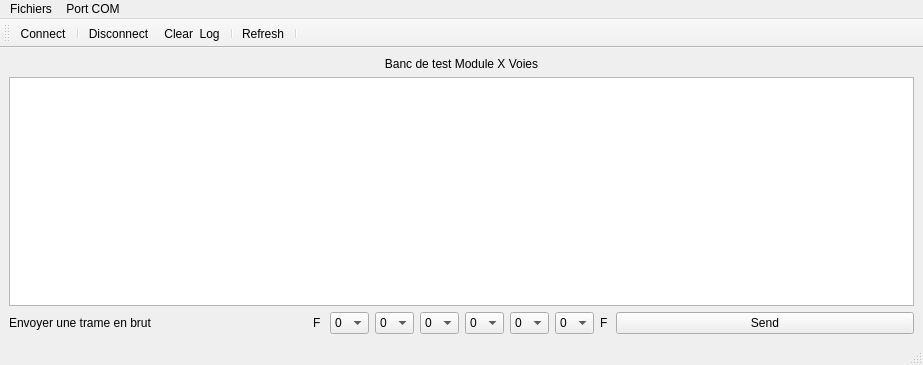
<?xml version="1.0" encoding="UTF-8"?>
<ui version="4.0">
 <class>MainWindow</class>
 <widget class="QMainWindow" name="MainWindow">
  <property name="geometry">
   <rect>
    <x>0</x>
    <y>0</y>
    <width>923</width>
    <height>365</height>
   </rect>
  </property>
  <property name="windowTitle">
   <string>MainWindow</string>
  </property>
  <widget class="QWidget" name="centralwidget">
   <layout class="QVBoxLayout" name="verticalLayout">
    <item>
     <widget class="QLabel" name="label">
      <property name="text">
       <string>Banc de test Module X Voies</string>
      </property>
      <property name="alignment">
       <set>Qt::AlignCenter</set>
      </property>
     </widget>
    </item>
    <item>
     <widget class="QTextEdit" name="textEdit"/>
    </item>
    <item>
     <layout class="QHBoxLayout" name="horizontalLayout_2">
      <item>
       <widget class="QLabel" name="label_2">
        <property name="text">
         <string>Envoyer une trame en brut</string>
        </property>
       </widget>
      </item>
      <item>
       <layout class="QHBoxLayout" name="horizontalLayout">
        <item>
         <widget class="QLabel" name="label_4">
          <property name="text">
           <string>F</string>
          </property>
         </widget>
        </item>
        <item>
         <widget class="QComboBox" name="comboBox_trame_1">
          <item>
           <property name="text">
            <string>0</string>
           </property>
          </item>
          <item>
           <property name="text">
            <string>1</string>
           </property>
          </item>
          <item>
           <property name="text">
            <string>2</string>
           </property>
          </item>
          <item>
           <property name="text">
            <string>3</string>
           </property>
          </item>
          <item>
           <property name="text">
            <string>4</string>
           </property>
          </item>
          <item>
           <property name="text">
            <string>5</string>
           </property>
          </item>
          <item>
           <property name="text">
            <string>6</string>
           </property>
          </item>
          <item>
           <property name="text">
            <string>7</string>
           </property>
          </item>
          <item>
           <property name="text">
            <string>8</string>
           </property>
          </item>
          <item>
           <property name="text">
            <string>9</string>
           </property>
          </item>
          <item>
           <property name="text">
            <string>A</string>
           </property>
          </item>
          <item>
           <property name="text">
            <string>B</string>
           </property>
          </item>
          <item>
           <property name="text">
            <string>C</string>
           </property>
          </item>
          <item>
           <property name="text">
            <string>D</string>
           </property>
          </item>
          <item>
           <property name="text">
            <string>E</string>
           </property>
          </item>
          <item>
           <property name="text">
            <string>F</string>
           </property>
          </item>
         </widget>
        </item>
        <item>
         <widget class="QComboBox" name="comboBox_trame_2">
          <item>
           <property name="text">
            <string>0</string>
           </property>
          </item>
          <item>
           <property name="text">
            <string>1</string>
           </property>
          </item>
          <item>
           <property name="text">
            <string>2</string>
           </property>
          </item>
          <item>
           <property name="text">
            <string>3</string>
           </property>
          </item>
          <item>
           <property name="text">
            <string>4</string>
           </property>
          </item>
          <item>
           <property name="text">
            <string>5</string>
           </property>
          </item>
          <item>
           <property name="text">
            <string>6</string>
           </property>
          </item>
          <item>
           <property name="text">
            <string>7</string>
           </property>
          </item>
          <item>
           <property name="text">
            <string>8</string>
           </property>
          </item>
          <item>
           <property name="text">
            <string>9</string>
           </property>
          </item>
          <item>
           <property name="text">
            <string>A</string>
           </property>
          </item>
          <item>
           <property name="text">
            <string>B</string>
           </property>
          </item>
          <item>
           <property name="text">
            <string>C</string>
           </property>
          </item>
          <item>
           <property name="text">
            <string>D</string>
           </property>
          </item>
          <item>
           <property name="text">
            <string>E</string>
           </property>
          </item>
          <item>
           <property name="text">
            <string>F</string>
           </property>
          </item>
         </widget>
        </item>
        <item>
         <widget class="QComboBox" name="comboBox_trame_3">
          <item>
           <property name="text">
            <string>0</string>
           </property>
          </item>
          <item>
           <property name="text">
            <string>1</string>
           </property>
          </item>
          <item>
           <property name="text">
            <string>2</string>
           </property>
          </item>
          <item>
           <property name="text">
            <string>3</string>
           </property>
          </item>
          <item>
           <property name="text">
            <string>4</string>
           </property>
          </item>
          <item>
           <property name="text">
            <string>5</string>
           </property>
          </item>
          <item>
           <property name="text">
            <string>6</string>
           </property>
          </item>
          <item>
           <property name="text">
            <string>7</string>
           </property>
          </item>
          <item>
           <property name="text">
            <string>8</string>
           </property>
          </item>
          <item>
           <property name="text">
            <string>9</string>
           </property>
          </item>
          <item>
           <property name="text">
            <string>A</string>
           </property>
          </item>
          <item>
           <property name="text">
            <string>B</string>
           </property>
          </item>
          <item>
           <property name="text">
            <string>C</string>
           </property>
          </item>
          <item>
           <property name="text">
            <string>D</string>
           </property>
          </item>
          <item>
           <property name="text">
            <string>E</string>
           </property>
          </item>
          <item>
           <property name="text">
            <string>F</string>
           </property>
          </item>
         </widget>
        </item>
        <item>
         <widget class="QComboBox" name="comboBox_trame_4">
          <item>
           <property name="text">
            <string>0</string>
           </property>
          </item>
          <item>
           <property name="text">
            <string>1</string>
           </property>
          </item>
          <item>
           <property name="text">
            <string>2</string>
           </property>
          </item>
          <item>
           <property name="text">
            <string>3</string>
           </property>
          </item>
          <item>
           <property name="text">
            <string>4</string>
           </property>
          </item>
          <item>
           <property name="text">
            <string>5</string>
           </property>
          </item>
          <item>
           <property name="text">
            <string>6</string>
           </property>
          </item>
          <item>
           <property name="text">
            <string>7</string>
           </property>
          </item>
          <item>
           <property name="text">
            <string>8</string>
           </property>
          </item>
          <item>
           <property name="text">
            <string>9</string>
           </property>
          </item>
          <item>
           <property name="text">
            <string>A</string>
           </property>
          </item>
          <item>
           <property name="text">
            <string>B</string>
           </property>
          </item>
          <item>
           <property name="text">
            <string>C</string>
           </property>
          </item>
          <item>
           <property name="text">
            <string>D</string>
           </property>
          </item>
          <item>
           <property name="text">
            <string>E</string>
           </property>
          </item>
          <item>
           <property name="text">
            <string>F</string>
           </property>
          </item>
         </widget>
        </item>
        <item>
         <widget class="QComboBox" name="comboBox_trame_5">
          <item>
           <property name="text">
            <string>0</string>
           </property>
          </item>
          <item>
           <property name="text">
            <string>1</string>
           </property>
          </item>
          <item>
           <property name="text">
            <string>2</string>
           </property>
          </item>
          <item>
           <property name="text">
            <string>3</string>
           </property>
          </item>
          <item>
           <property name="text">
            <string>4</string>
           </property>
          </item>
          <item>
           <property name="text">
            <string>5</string>
           </property>
          </item>
          <item>
           <property name="text">
            <string>6</string>
           </property>
          </item>
          <item>
           <property name="text">
            <string>7</string>
           </property>
          </item>
          <item>
           <property name="text">
            <string>8</string>
           </property>
          </item>
          <item>
           <property name="text">
            <string>9</string>
           </property>
          </item>
          <item>
           <property name="text">
            <string>A</string>
           </property>
          </item>
          <item>
           <property name="text">
            <string>B</string>
           </property>
          </item>
          <item>
           <property name="text">
            <string>C</string>
           </property>
          </item>
          <item>
           <property name="text">
            <string>D</string>
           </property>
          </item>
          <item>
           <property name="text">
            <string>E</string>
           </property>
          </item>
          <item>
           <property name="text">
            <string>F</string>
           </property>
          </item>
         </widget>
        </item>
        <item>
         <widget class="QComboBox" name="comboBox_trame_6">
          <item>
           <property name="text">
            <string>0</string>
           </property>
          </item>
          <item>
           <property name="text">
            <string>1</string>
           </property>
          </item>
          <item>
           <property name="text">
            <string>2</string>
           </property>
          </item>
          <item>
           <property name="text">
            <string>3</string>
           </property>
          </item>
          <item>
           <property name="text">
            <string>4</string>
           </property>
          </item>
          <item>
           <property name="text">
            <string>5</string>
           </property>
          </item>
          <item>
           <property name="text">
            <string>6</string>
           </property>
          </item>
          <item>
           <property name="text">
            <string>7</string>
           </property>
          </item>
          <item>
           <property name="text">
            <string>8</string>
           </property>
          </item>
          <item>
           <property name="text">
            <string>9</string>
           </property>
          </item>
          <item>
           <property name="text">
            <string>A</string>
           </property>
          </item>
          <item>
           <property name="text">
            <string>B</string>
           </property>
          </item>
          <item>
           <property name="text">
            <string>C</string>
           </property>
          </item>
          <item>
           <property name="text">
            <string>D</string>
           </property>
          </item>
          <item>
           <property name="text">
            <string>E</string>
           </property>
          </item>
          <item>
           <property name="text">
            <string>F</string>
           </property>
          </item>
         </widget>
        </item>
        <item>
         <widget class="QLabel" name="label_3">
          <property name="text">
           <string>F</string>
          </property>
         </widget>
        </item>
       </layout>
      </item>
      <item>
       <widget class="QPushButton" name="sendButton_trame_brute">
        <property name="text">
         <string>Send</string>
        </property>
       </widget>
      </item>
     </layout>
    </item>
   </layout>
  </widget>
  <widget class="QStatusBar" name="statusbar"/>
  <widget class="QMenuBar" name="menuBar">
   <property name="geometry">
    <rect>
     <x>0</x>
     <y>0</y>
     <width>923</width>
     <height>26</height>
    </rect>
   </property>
   <widget class="QMenu" name="menuFichiers">
    <property name="title">
     <string>Fichiers</string>
    </property>
    <addaction name="action_Quit"/>
   </widget>
   <widget class="QMenu" name="menuPort_COM">
    <property name="title">
     <string>Port COM</string>
    </property>
    <addaction name="action_Connect"/>
    <addaction name="action_Disconnect"/>
   </widget>
   <addaction name="menuFichiers"/>
   <addaction name="menuPort_COM"/>
  </widget>
  <widget class="QToolBar" name="toolBar">
   <property name="windowTitle">
    <string>toolBar</string>
   </property>
   <attribute name="toolBarArea">
    <enum>TopToolBarArea</enum>
   </attribute>
   <attribute name="toolBarBreak">
    <bool>false</bool>
   </attribute>
   <addaction name="action_Connect"/>
   <addaction name="separator"/>
   <addaction name="action_Disconnect"/>
   <addaction name="action_Clear_Log"/>
   <addaction name="separator"/>
   <addaction name="action_Refresh"/>
   <addaction name="separator"/>
  </widget>
  <action name="action_Connect">
   <property name="icon">
    <iconset resource="../Ressources.qrc">
     <normaloff>:/images/connect.png</normaloff>:/images/connect.png</iconset>
   </property>
   <property name="text">
    <string>&amp;Connect</string>
   </property>
   <property name="toolTip">
    <string>Connect</string>
   </property>
  </action>
  <action name="action_Disconnect">
   <property name="icon">
    <iconset resource="../Ressources.qrc">
     <normaloff>:/images/disconnect.png</normaloff>:/images/disconnect.png</iconset>
   </property>
   <property name="text">
    <string>&amp;Disconnect</string>
   </property>
  </action>
  <action name="action_Clear_Log">
   <property name="icon">
    <iconset resource="../Ressources.qrc">
     <normaloff>:/images/clear.png</normaloff>:/images/clear.png</iconset>
   </property>
   <property name="text">
    <string>&amp;Clear &amp; Log</string>
   </property>
   <property name="toolTip">
    <string>Clear &amp;  Log</string>
   </property>
  </action>
  <action name="action_Quit">
   <property name="icon">
    <iconset resource="../Ressources.qrc">
     <normaloff>:/images/application-exit.png</normaloff>:/images/application-exit.png</iconset>
   </property>
   <property name="text">
    <string>&amp;Quit</string>
   </property>
  </action>
  <action name="action_Refresh">
   <property name="icon">
    <iconset resource="../Ressources.qrc">
     <normaloff>:/images/refresh.png</normaloff>:/images/refresh.png</iconset>
   </property>
   <property name="text">
    <string>&amp;Refresh</string>
   </property>
  </action>
 </widget>
 <resources>
  <include location="../Ressources.qrc"/>
 </resources>
 <connections/>
</ui>
